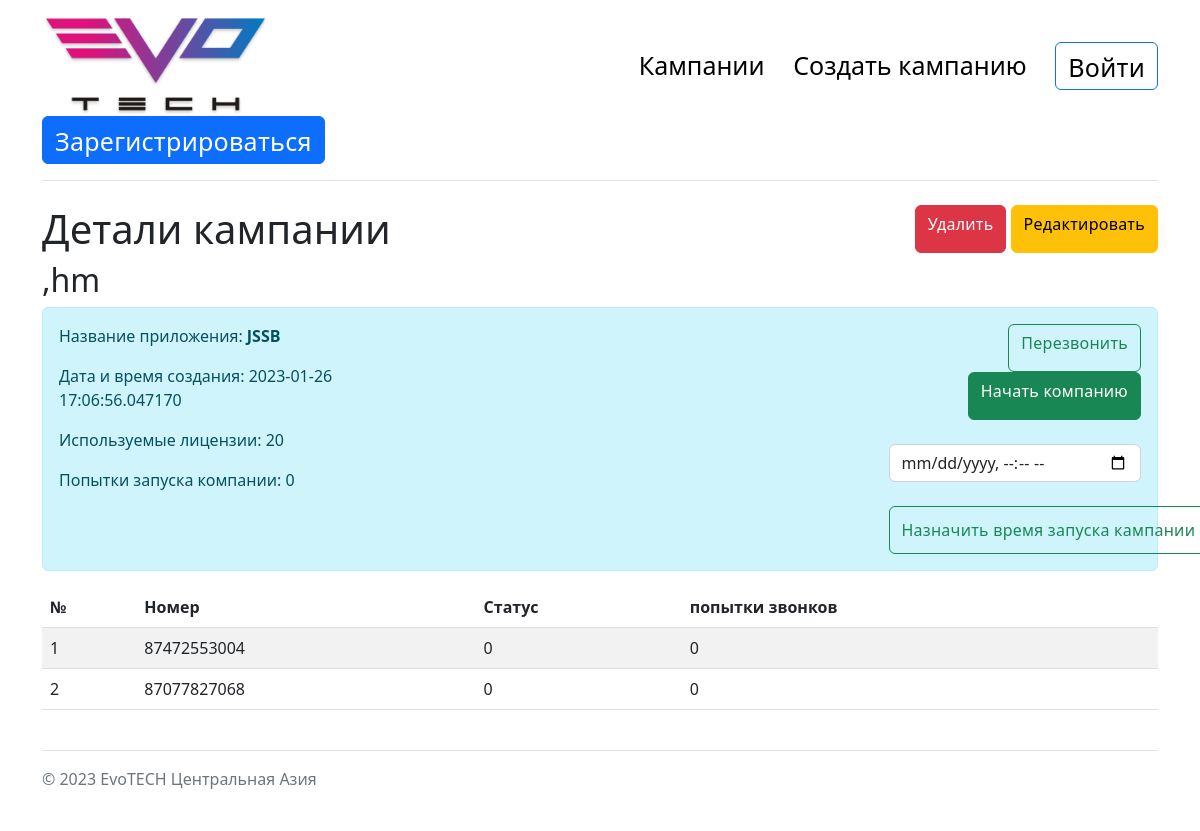
/4, run on the app's committed database.
### app.py (models this page shows, shortened)
class Campaign(db.Model):
    id = db.Column(db.Integer, primary_key=True)
    name = db.Column(db.String(100), nullable=False)
    appName = db.Column(db.String(100), nullable=False)
    license = db.Column(db.Integer, nullable=False)
    date = db.Column(db.DateTime, default=datetime.now())
    status = db.Column(db.Integer, default=0)
    attempts = db.Column(db.Integer, default=0)
    numbers = db.relationship('Numbers', backref='campaign')
    incorrectNumbers = db.relationship('IncorrectNumbers', backref='campaign')
    startTime = db.Column(db.String(100), default='null')

class Numbers(db.Model):
    id = db.Column(db.Integer, primary_key=True)
    number = db.Column(db.Integer)
    status = db.Column(db.Integer, default=0)
    attempts = db.Column(db.Integer, default=0)
    campaign_id = db.Column(db.Integer, db.ForeignKey('campaign.id'),
                            nullable=False)

### app.py (the view)
@app.route("/<int:id>", methods=['POST', 'GET'])
def detail(id):
    campaign = Campaign.query.get(id)
    numbers = Numbers.query.filter_by(campaign_id=id).all()
    incorrectNumbers = IncorrectNumbers.query.filter_by(campaign_id=id).all()
    print(campaign.startTime)
    if request.method == 'POST':
        startTime = request.form['startTime']
        campaign.startTime = startTime
        print(startTime)
        db.session.commit()
    if campaign.startTime != 'null':
        print(dateparser.parse(campaign.startTime))
        minutes_diff = (datetime.now() - dateparser.parse(campaign.startTime)).total_seconds()
        if minutes_diff > 1:
            campaign.startTime = 'null'
            db.session.commit()
    return render_template("detail.html", campaign=campaign, numbers=numbers, notCorrect=incorrectNumbers)

### templates/detail.html (shortened to what this page needs)
{% extends 'base.html' %}
{% block body %}
<div class="container">
        <div class="row justify-content-between">
             <div class="col-4">
                <h1>Детали кампании</h1>
                <h2>{{campaign.name}}</h2>
             </div>
             <div class="col-4" align="right">
                 <a href="/{{campaign.id}}/delete" class="btn btn-danger">Удалить</a>
                 <a href="/{{campaign.id}}/edit" class="btn btn-warning">Редактировать</a>
             </div>
         </div>
         <div class="alert alert-info">
             <div class="row justify-content-between">
                 <div class="col-4">
                     <p>Название приложения: <b> {{campaign.appName}}</b></p>
                     <p>Дата и время создания: {{campaign.date}}</p>
                     <p>Используемые лицензии: {{campaign.license}}</p>
                     <p>Попытки запуска компании: {{campaign.attempts}}</p>
                   </div>
                 <div class="col-3" align="right">
                     <a href="/{{campaign.id}}/startcampaign" class="btn btn-outline-success">Перезвонить</a>
                     <a href="/{{campaign.id}}/recall" class="btn btn-success">Начать компанию</a>
                      {% if campaign.startTime=='null' %}
                     <div> <br>
                         <form method="post">
                            <input type="datetime-local" name="startTime" id="startTime" class="form-control"> <br>
                            <input type="submit" class="btn btn-outline-success" value="Назначить время запуска кампании">
                         </form>
                         </div>
                    {% endif %}
                 </div>
             </div>
         </div>
            <div id="tableLOL">
                <table class="table table-striped">
                    <thead>
                      <tr>
                         <th>№</th>
                          <th>Номер</th>
                          <th>Статус</th>
                          <th>попытки звонков</th>
                      </tr>
                      </thead>
                      <tbody >
                       {% for number in numbers %}
                       <tr>
                           <td>{{numbers.index(number)+1}}</td>
                           <td>{{number.number}}</td>
                           <td>{{number.status}}</td>
                           <td>{{number.attempts}}</td>
                       </tr>
                       {% endfor %}
                      </tbody>
                  </table>
                </div>
</div>
{% endblock %}

### static/css/main.css (style rules this page uses)
#tableLOL { overflow-y: scroll; }

### data on the page
Campaign: name ",hm", appName "JSSB", date "2023-01-26 17:06:56.047170", license "20", attempts "0"
Numbers: numbers "1", number "87472553004", status "0", attempts "0"
Numbers: numbers "2", number "87077827068", status "0", attempts "0"
